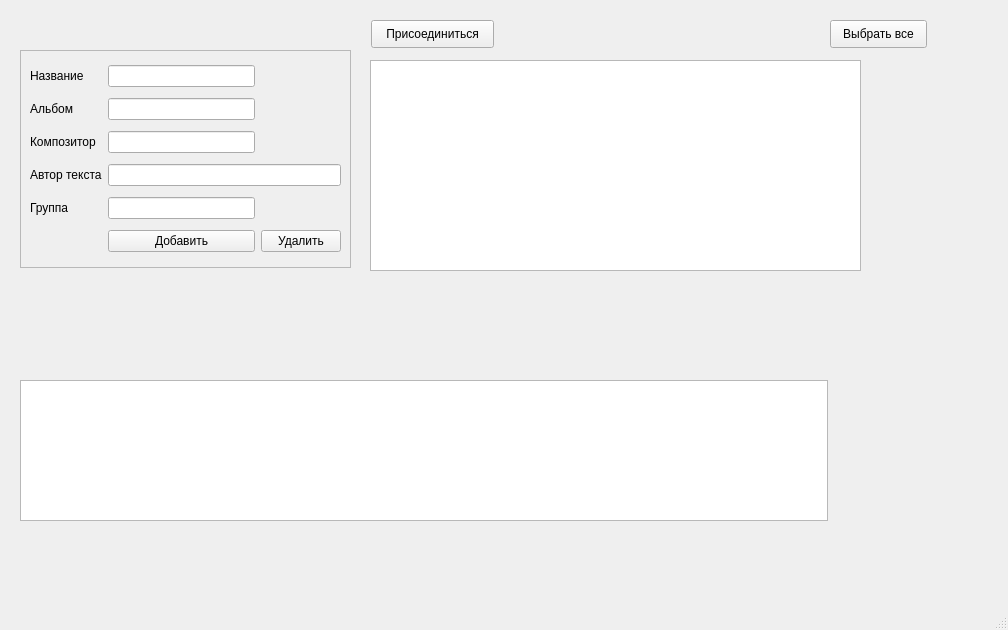
<?xml version="1.0" encoding="UTF-8"?>
<ui version="4.0">
 <class>Songs</class>
 <widget class="QMainWindow" name="Songs">
  <property name="geometry">
   <rect>
    <x>0</x>
    <y>0</y>
    <width>1008</width>
    <height>630</height>
   </rect>
  </property>
  <property name="windowTitle">
   <string>Песни</string>
  </property>
  <widget class="QWidget" name="centralwidget">
   <widget class="QTableWidget" name="twSongs">
    <property name="geometry">
     <rect>
      <x>370</x>
      <y>60</y>
      <width>491</width>
      <height>211</height>
     </rect>
    </property>
   </widget>
   <widget class="QPushButton" name="btnSelectAll_1">
    <property name="geometry">
     <rect>
      <x>830</x>
      <y>20</y>
      <width>97</width>
      <height>28</height>
     </rect>
    </property>
    <property name="text">
     <string>Выбрать все</string>
    </property>
   </widget>
   <widget class="QTextEdit" name="teResult">
    <property name="geometry">
     <rect>
      <x>20</x>
      <y>380</y>
      <width>808</width>
      <height>141</height>
     </rect>
    </property>
    <property name="readOnly">
     <bool>true</bool>
    </property>
   </widget>
   <widget class="QPushButton" name="btnConnect_1">
    <property name="geometry">
     <rect>
      <x>371</x>
      <y>20</y>
      <width>123</width>
      <height>28</height>
     </rect>
    </property>
    <property name="text">
     <string>Присоединиться</string>
    </property>
   </widget>
   <widget class="QFrame" name="frame">
    <property name="geometry">
     <rect>
      <x>20</x>
      <y>50</y>
      <width>331</width>
      <height>218</height>
     </rect>
    </property>
    <property name="frameShape">
     <enum>QFrame::StyledPanel</enum>
    </property>
    <property name="frameShadow">
     <enum>QFrame::Raised</enum>
    </property>
    <layout class="QGridLayout" name="gridLayout_4">
     <item row="0" column="0">
      <widget class="QLabel" name="lbName_4">
       <property name="text">
        <string>Название</string>
       </property>
      </widget>
     </item>
     <item row="0" column="1">
      <widget class="QLineEdit" name="leName_4"/>
     </item>
     <item row="1" column="0">
      <widget class="QLabel" name="lbAlbumName">
       <property name="text">
        <string>Альбом</string>
       </property>
      </widget>
     </item>
     <item row="1" column="1">
      <widget class="QLineEdit" name="leAlbum"/>
     </item>
     <item row="2" column="0">
      <widget class="QLabel" name="lbComposer">
       <property name="text">
        <string>Композитор</string>
       </property>
      </widget>
     </item>
     <item row="2" column="1">
      <widget class="QLineEdit" name="leComposer"/>
     </item>
     <item row="3" column="0">
      <widget class="QLabel" name="lbSongwriter">
       <property name="text">
        <string>Автор текста</string>
       </property>
      </widget>
     </item>
     <item row="3" column="1" colspan="2">
      <widget class="QLineEdit" name="leSongwriter"/>
     </item>
     <item row="4" column="0">
      <widget class="QLabel" name="lbBand_4">
       <property name="text">
        <string>Группа</string>
       </property>
      </widget>
     </item>
     <item row="4" column="1">
      <widget class="QLineEdit" name="leBand_4"/>
     </item>
     <item row="5" column="1">
      <widget class="QPushButton" name="btnAdd_4">
       <property name="text">
        <string>Добавить</string>
       </property>
      </widget>
     </item>
     <item row="5" column="2">
      <widget class="QPushButton" name="btnDel_4">
       <property name="text">
        <string>Удалить</string>
       </property>
      </widget>
     </item>
    </layout>
   </widget>
  </widget>
  <widget class="QMenuBar" name="menubar">
   <property name="geometry">
    <rect>
     <x>0</x>
     <y>0</y>
     <width>1008</width>
     <height>22</height>
    </rect>
   </property>
  </widget>
  <widget class="QStatusBar" name="statusbar"/>
 </widget>
 <resources/>
 <connections/>
</ui>
